Frame 1 (no input): blank canvas, image omitted
Frame 60 (no input): blank canvas, image omitted
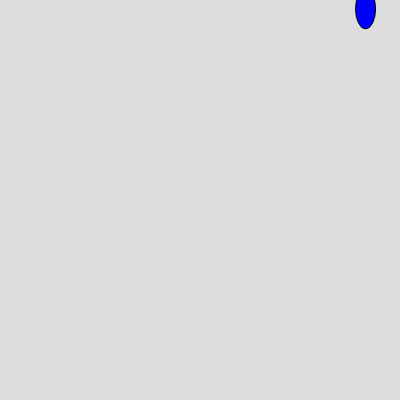
Frame 120 (the mouse pressed at the canvas centre since frame 60)

The p5.js sketch whose frames 1 and 60 were blank and that drew this single picture after the mouse press (run headless with seeded random() and noise() and a simulated clock; from frame 60 on, the mouse is pressed at the canvas centre):

// p5.js sketch
// ── sketch.js
let flowers = [];
function setup() {
  createCanvas(400, 400);

  // myFlower=new Flower(200,200);
}

function draw() {
  background(220);
  for (let i = 0; i < flowers.length; i++) {
    //check if the current mouseX and mouseY is on the flower
    flowers[i].changeColor(mouseX, mouseY);
    //moves and draws each flower in the array
    flowers[i].moveFlower();
    flowers[i].drawFlower();
  }
  // myFlower.drawFlower();
}
function mousePressed() {

  let tempFlower = new Flower(random(height),random(width), random(-5, 5), random(-5, 5));
  flowers.push(tempFlower);

}

// ── flower.js
class Flower {
    constructor(x, y, xSpeed, ySpeed) {
        this.x = x;
        this.y = y;
        this.xSpeed = xSpeed;
        this.ySpeed = ySpeed;
        this.size = 50;
        this.selected = false;
    }
    drawFlower() {
        if (this.selected==true) {
            fill(255, 0, 0);
        } else {
            fill(0,0,255);
        }

        // ellipse(this.x, this.y, 20, 50);
        // ellipse(this.x, this.y, 50, 20);
        ellipse(this.x, this.y, 20, 40);

    }
    moveFlower() {
        this.x = this.x + this.xSpeed;
        this.y = this.y + this.ySpeed;
        if (this.y > height || this.y < 0) {
            this.ySpeed = -this.ySpeed;
        }

        if (this.x > width || this.x < 0) {
            this.xSpeed = -this.xSpeed;
        }
    }
    changeColor(mX, mY) {
        // if the mouseX and mouseY is close
        let distance = dist(mX, mY, this.x, this.y);
        if (distance < this.size / 2) {
            this.selected = true;
        } else {
            // this.selected = false;

        }
    }
}
